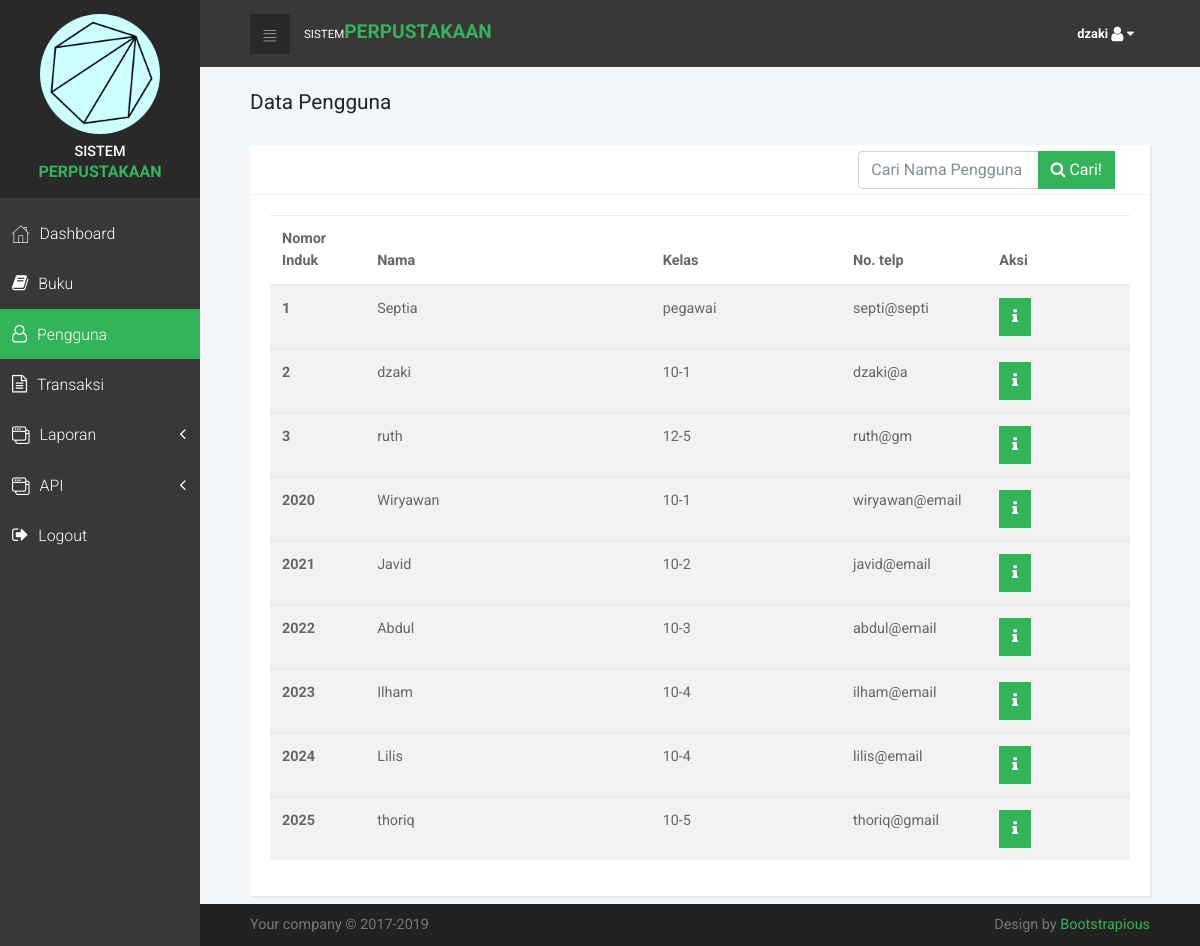
Screenshot of /user/ (signed in) with the database file from the repository.
### user/models.py (models this page shows, shortened)
class User(models.Model):
	nis = models.IntegerField(null=False)
	nama = models.CharField(max_length=40)
	level = models.ForeignKey(Level, on_delete=models.CASCADE, null=False)
	password = models.CharField(max_length=120)
	kelas = models.ForeignKey(KodeKelas, on_delete=models.CASCADE, null=False)
	email = models.CharField(max_length=50)
	no_telp = models.CharField(max_length=20)

class KodeKelas(models.Model):
	nama = models.CharField(max_length=20)
	def __str__(self):
		return self.nama

### user/views.py (the view)
# urls.py: path('', base.index, name='index' ),
def index(request):
	try:
		request.session['nis']
	except KeyError:
		return redirect('login')
	else:
		if request.GET:
			data_user = User.objects.filter(nama__icontains=request.GET.get('query', ''))
		else:
			data_user = User.objects.all()
		var ={
			'user' : data_user,
			'judul' : "Data Pengguna",
		}
		return render(request, 'tampilUser.html', var)

### user/models.py (called while the page is built)
	def __str__(self):
		return self.nama

### user/templates/tampilUser.html (shortened to what this page needs)
{% extends 'base.html' %}
{% block content %}
<br>
	<h1 class="h2 display">{{judul}}</h1>
<br>
<div class="row">
    <div class="col-lg-12">
      <div class="card">
        <div class="card-header d-flex align-items-center">
          <div class="left-col col-lg-8 d-flex align-items-center">
          </div>
          <div class="right-col col-lg-4 d-flex align-items-center">
            <form action="{%url 'tampilUser'%}" method="get">
              <div class="input-group">
                <input type="text" class="form-control" placeholder="Cari Nama Pengguna" name="query" required>
                <span class="input-group-btn">
                  <button type="submit" class="btn btn-primary"><i class="fa fa-search"></i> Cari!</button>
                </span>
              </div>
            </form>
          </div>
        </div>
        <div class="card-body">
          <table class="table table-striped table-hover">
            <thead>
              <tr>
                <th width="10%">Nomor Induk</th>
                <th width="30%">Nama</th>
                <th width="20%">Kelas</th>
                <th width="15%">No. telp</th>
                <th width="15%">Aksi</th>
              </tr>
            </thead>
            {% for row in user %}
            <tbody>
              <tr>
                <th scope="row">{{row.nis}}</th>
                <td>{{row.nama}}</td>
                <td>{{row.kelas}}</td>
                <td>{{row.email}}</td>
                <td>
                  <button type="button" data-toggle="modal" data-target="#detail-{{row.id}}" class="btn btn-primary"><i class="fa fa-info"></i></button>
                </td>
              </tr>
            </tbody>
            {%endfor%}
          </table>
        </div>
      </div>
    </div>
 </div>
{%endblock%}

### templates/header.html (shortened to what this page needs)
{%load static%}
<header class="header">
  <nav class="navbar">
    <div class="container-fluid">
      <div class="navbar-header">
        <a id="toggle-btn" href="#" class="menu-btn"><i class="icon-bars"> </i></a>
        <a href="#" class="navbar-brand">
          <div class="brand-text d-none d-md-inline-block"><span>Sistem </span><strong class="text-primary">Perpustakaan</strong></div></a>
      </div>
        <ul class="nav-menu list-unstyled d-flex flex-sm-row align-items-sm-left">
          <li class="nav-item dropdown"> <a id="messages" rel="nofollow" data-target="#" href="#" data-toggle="dropdown" aria-haspopup="true" aria-expanded="false" class="nav-link"><strong>{{request.session.nama}}</strong> <i class="fa fa-user fa-lg"></i> <i class="fa fa-caret-down"></i></a>
          </li>
        </ul>
      </div>
  </nav>
</header>

### static/css/style.default.css (style rules this page uses)
a { display: inline-block; text-decoration: none; color: #fff; -webkit-transition: all 0.3s; transition: all 0.3s; }
ul { padding: 0; margin: 0; }
body { overflow-x: hidden; }
i { display: inline-block; }
span { display: inline-block; }
span { font-size: 0.9em; }
i[class*='icon-'] { -webkit-transform: translateY(4px); transform: translateY(4px); }
table { font-size: 0.9em; color: #666; }
.card { height: 100%; border: none; background: #fff; -webkit-box-shadow: 1px 1px 2px rgba(0, 0, 0, 0.1); box-shadow: 1px 1px 2px rgba(0, 0, 0, 0.1); border-radius: 0; }
.card-header { height: 50px; background-color: #fff; border-bottom-color: #f3f3f3; border-top: none; }
.display { font-weight: 400 !important; }
button { cursor: pointer; }
@media (min-width: 768px) { .container-fluid { padding: 0 50px; } }
nav.navbar { background: #393836; padding: .8rem 0; }
nav.navbar .container-fluid { width: 100%; }
nav.navbar a { font-size: 0.8em; color: #fff; position: relative; }
nav.navbar a.navbar-brand { margin-left: 10px; }
nav.navbar .brand-text { text-transform: uppercase; }
nav.navbar .brand-text strong { font-size: 1.5em; }
nav.navbar a.menu-btn { width: 40px; height: 40px; line-height: 40px; background: #292929; color: #fff; text-align: center; padding: 0 !important; }
nav.navbar a.menu-btn i[class*='icon-'] { -webkit-transform: translateY(4px); transform: translateY(4px); }
.navbar { padding: 0.5rem 1rem; }
.navbar-brand { display: inline-block; padding-top: 0.3125rem; padding-bottom: 0.3125rem; margin-right: 1rem; font-size: 1.25rem; }
.btn { font-weight: normal; border: 1px solid transparent; padding: 0.5rem 0.75rem; font-size: 1rem; line-height: 1.25; border-radius: 0; -webkit-transition: all 0.15s ease-in-out; transition: all 0.15s ease-in-out; }
.btn-primary { color: #fff; background-color: #33b35a; border-color: #33b35a; }
body { font-family: "Roboto", sans-serif; font-size: 1rem; font-weight: normal; line-height: 1.5; color: #212529; background-color: #fff; }
a { color: #33b35a; text-decoration: none; }
h1, h2, h3, h4, h5, h6, .h1, .h2, .h3, .h4, .h5, .h6 { margin-bottom: 0.5rem; font-family: inherit; font-weight: 500; line-height: 1.1; color: inherit; }
h1, .h1 { font-size: 1.5rem; }
h2, .h2 { font-size: 1.3rem; }
.text-primary { color: #33b35a !important; }

### rows the page displays
User: session.nama "dzaki", nis "2", nama "dzaki", kelas "10-1", email "dzaki@a"
User: nis "1", nama "Septia", kelas "pegawai", email "septi@septi"
User: nis "3", nama "ruth", kelas "12-5", email "ruth@gm"
User: nis "2020", nama "Wiryawan", kelas "10-1", email "wiryawan@email"
User: nis "2021", nama "Javid", kelas "10-2", email "javid@email"
User: nis "2022", nama "Abdul", kelas "10-3", email "abdul@email"
User: nis "2023", nama "Ilham", kelas "10-4", email "ilham@email"
User: nis "2024", nama "Lilis", kelas "10-4", email "lilis@email"
User: nis "2025", nama "thoriq", kelas "10-5", email "thoriq@gmail"

### other values shown
{{ judul }} "Data Pengguna"
